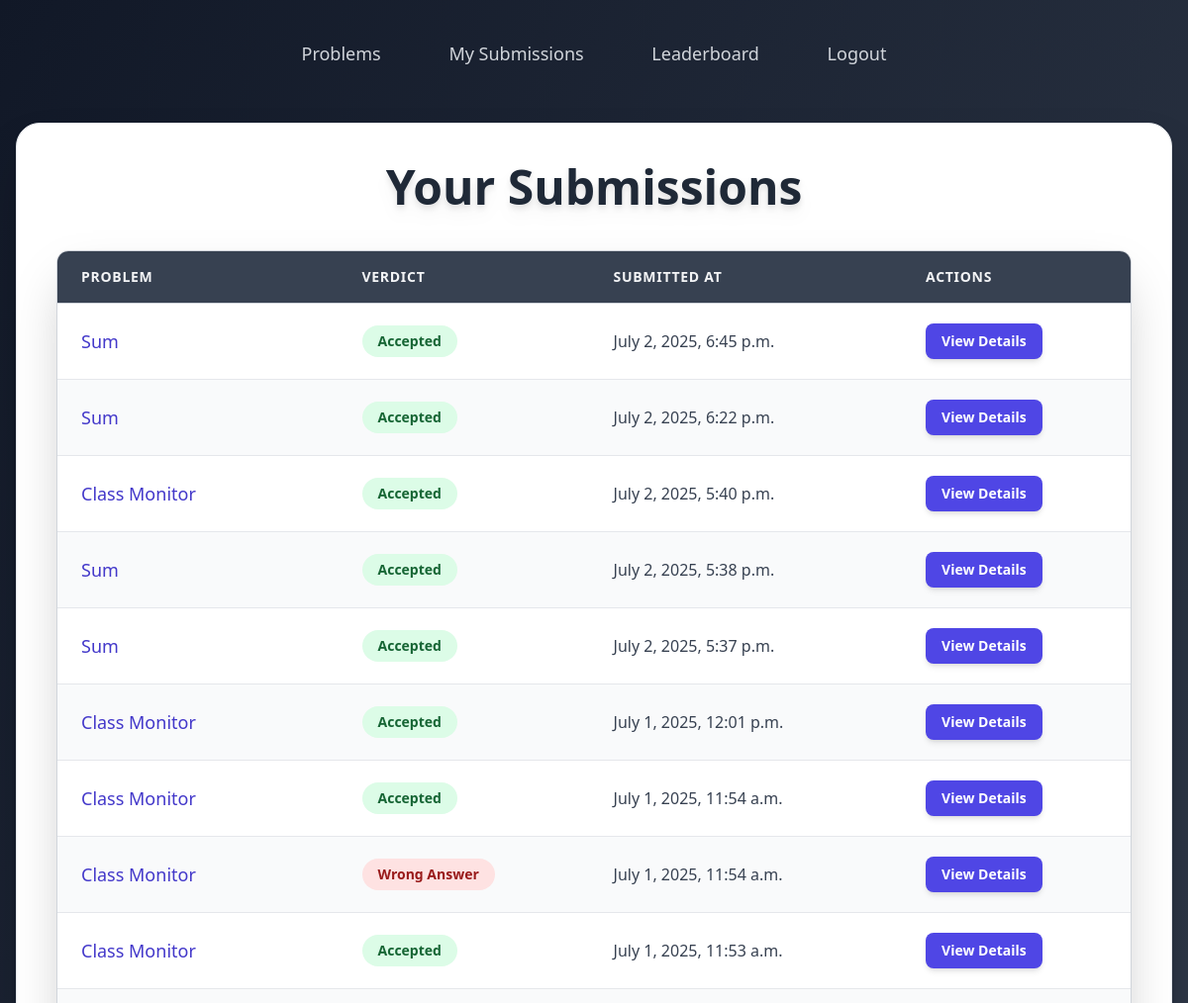
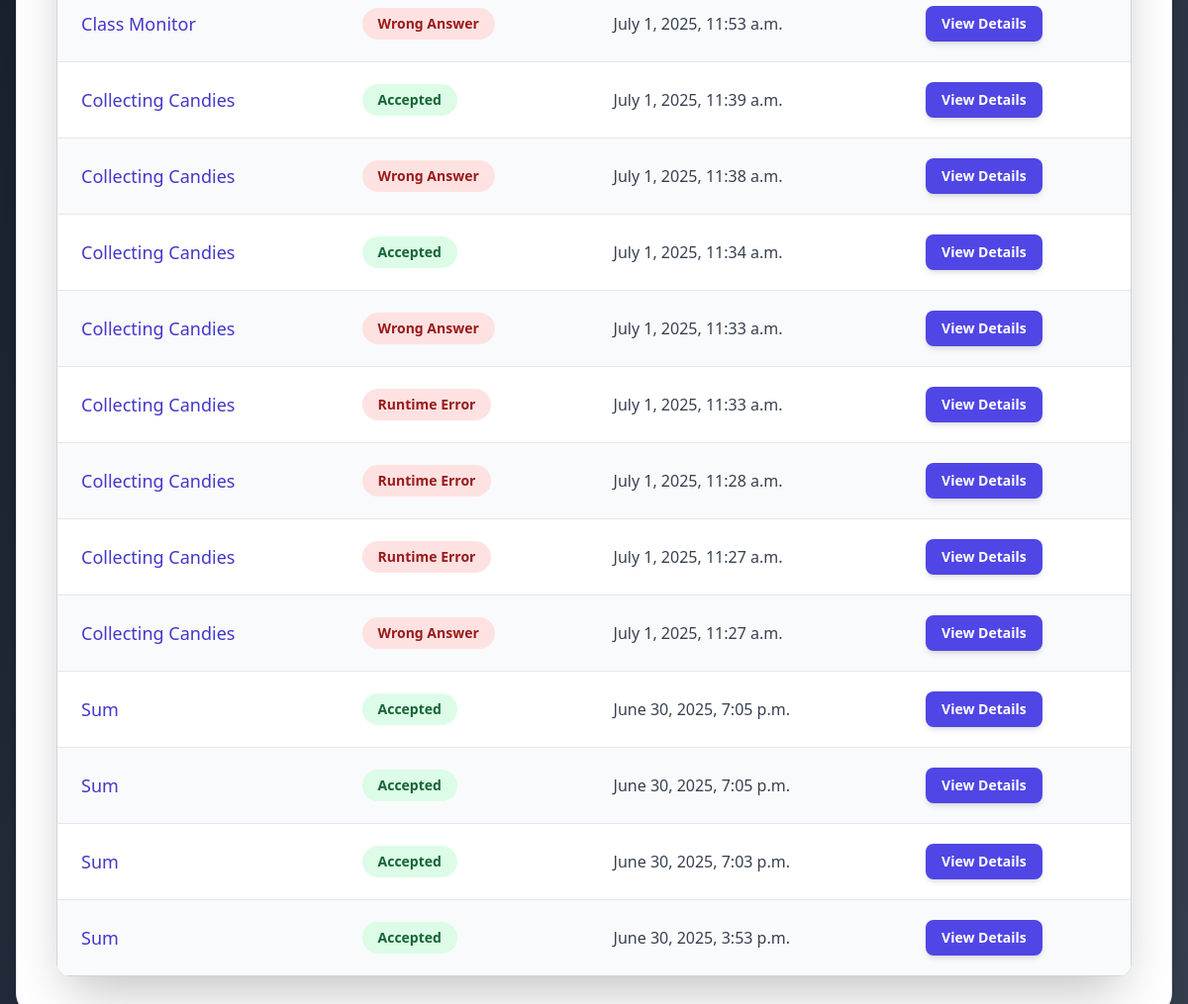
Page /submissions/history/ (signed in) on the earlier database version (2 pictures, top to bottom).
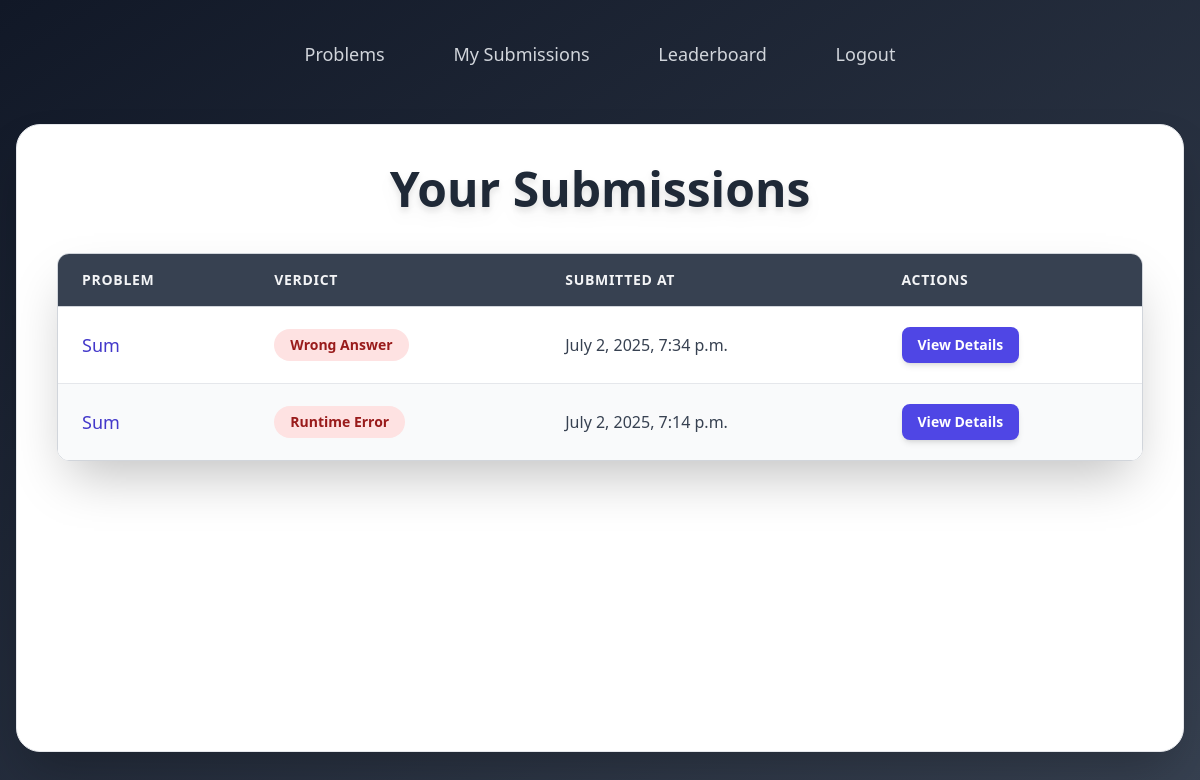
Same page on the later database version.
### submissions/models.py (models this page shows, shortened)
class Submission(models.Model):
    STATUS_CHOICES = [
        ('Accepted', 'Accepted'),
        ('Wrong Answer', 'Wrong Answer'),
        ('Time Limit Exceeded', 'Time Limit Exceeded'),
        ('Runtime Error', 'Runtime Error'),
    ]
    user = models.ForeignKey(User, on_delete=models.CASCADE)
    problem = models.ForeignKey(Problem, on_delete=models.CASCADE)
    code = models.TextField()
    language = models.CharField(max_length=20, default='python')
    created_at = models.DateTimeField(auto_now_add=True)
    verdict = models.CharField(max_length=20, choices=STATUS_CHOICES)
    output = models.TextField()
    error = models.TextField()

### problems/models.py (models this page shows, shortened)
class Problem(models.Model):
    DIFFICULTY_CHOICES = [
        ('Easy', 'Easy'),
        ('Medium', 'Medium'),
        ('Hard', 'Hard'),
    ]
    title = models.CharField(max_length=200)
    description = models.TextField()
    input_description = models.TextField()
    output_description = models.TextField()
    constraints = models.TextField()
    sample_input = models.TextField()
    sample_output = models.TextField()
    difficulty = models.CharField(max_length=10, choices=DIFFICULTY_CHOICES)
    tags = models.ManyToManyField(Tag, related_name='problems')
    slug = models.SlugField(unique=True)

### submissions/views.py (the view)
# urls.py: path('history/', views.submission_history, name='submission_history'),
@login_required
def submission_history(request):
    submissions = Submission.objects.filter(user=request.user).order_by('-created_at')
    return render(request, 'submissions/history.html', {'submissions': submissions})

### templates/submissions/history.html (shortened to what this page needs)
<!DOCTYPE html>
<html lang="en">
<head>
    <script src="https://cdn.tailwindcss.com"></script>
</head>
<body class="bg-gradient-to-br from-gray-900 to-gray-700 min-h-screen font-sans text-gray-100 flex flex-col p-4">
    <header class="w-full flex justify-center py-6 mb-8 px-4">
        <nav class="space-x-8 text-lg font-medium">
            <a href="/" class="text-gray-300 hover:text-white transition duration-200 ease-in-out px-4 py-2 rounded-lg">Problems</a>
            <a href="/submissions/history/" class="text-gray-300 hover:text-white transition duration-200 ease-in-out px-4 py-2 rounded-lg">My Submissions</a>
            <a href="/submissions/leaderboard/" class="text-gray-300 hover:text-white transition duration-200 ease-in-out px-4 py-2 rounded-lg">Leaderboard</a>
            {% if user.is_authenticated %}
                <a href="/accounts/logout/" class="text-gray-300 hover:text-white transition duration-200 ease-in-out px-4 py-2 rounded-lg">Logout</a>
            {% else %}
                <a href="/accounts/login/" class="text-gray-300 hover:text-white transition duration-200 ease-in-out px-4 py-2 rounded-lg">Login</a>
            {% endif %}
        </nav>
    </header>
    <div class="bg-white p-10 rounded-3xl shadow-2xl w-full mx-auto max-w-7xl flex-grow border border-gray-200 mb-8">
        <h2 class="text-5xl font-extrabold text-center text-gray-800 mb-10 drop-shadow-lg">Your Submissions</h2>
        <div class="overflow-x-auto shadow-2xl rounded-xl border border-gray-300">
            <table class="min-w-full divide-y divide-gray-300">
                <thead class="bg-gray-700">
                    <tr>
                        <th scope="col" class="px-6 py-4 text-left text-sm font-semibold text-gray-100 uppercase tracking-wider">
                            Problem
                        </th>
                        <th scope="col" class="px-6 py-4 text-left text-sm font-semibold text-gray-100 uppercase tracking-wider">
                            Verdict
                        </th>
                        <th scope="col" class="px-6 py-4 text-left text-sm font-semibold text-gray-100 uppercase tracking-wider">
                            Submitted At
                        </th>
                        <th scope="col" class="px-6 py-4 text-left text-sm font-semibold text-gray-100 uppercase tracking-wider">
                            Actions
                        </th>
                    </tr>
                </thead>
                <tbody class="bg-white divide-y divide-gray-200">
                    {% for submission in submissions %}
                    <tr class="{% cycle 'bg-white' 'bg-gray-50' %} hover:bg-gray-100 transition duration-150 ease-in-out">
                        <td class="px-6 py-5 whitespace-nowrap text-lg font-medium text-indigo-700">
                            <a href="{% url 'problem_detail' submission.problem.slug %}" class="hover:underline">
                                {{ submission.problem.title }}
                            </a>
                        </td>
                        <td class="px-6 py-5 whitespace-nowrap">
                            <span class="inline-flex items-center px-4 py-1.5 rounded-full text-sm font-semibold
                                {% if submission.verdict == 'Accepted' %}
                                    bg-green-100 text-green-800
                                {% elif submission.verdict == 'Wrong Answer' or submission.verdict == 'Runtime Error' or submission.verdict == 'Time Limit Exceeded' or submission.verdict == 'Memory Limit Exceeded' %}
                                    bg-red-100 text-red-800
                                {% else %}
                                    bg-yellow-100 text-yellow-800
                                {% endif %}">
                                {{ submission.verdict }}
                            </span>
                        </td>
                        <td class="px-6 py-5 whitespace-nowrap text-base text-gray-700">
                            {{ submission.created_at }}
                        </td>
                        <td class="px-6 py-5 whitespace-nowrap text-sm text-gray-700">
                            <button
                                onclick="showSubmissionDetails(
                                    `{{ submission.code|escapejs }}`,
                                    `{{ submission.output|default:''|escapejs }}`,
                                    `{{ submission.error|default:''|escapejs }}`
                                )"
                                class="px-4 py-2 bg-indigo-600 text-white font-semibold rounded-lg shadow-md hover:bg-indigo-700 focus:outline-none focus:ring-2 focus:ring-indigo-500 focus:ring-offset-2 transition-all duration-200 transform hover:scale-105 active:scale-95"
                            >
                                View Details
                            </button>
                        </td>
                    </tr>
                    {% endfor %}
                </tbody>
            </table>
        </div>
    </div>
</body>
</html>

Differences in the rows shown:
removed Submission: problem "Sum", verdict "Accepted", created_at "July 2, 2025, 6:45 p.m."
removed Submission: problem "Sum", verdict "Accepted", created_at "July 2, 2025, 6:22 p.m."
removed Submission: problem "Class Monitor", verdict "Accepted", created_at "July 2, 2025, 5:40 p.m."
removed Submission: problem "Sum", verdict "Accepted", created_at "July 2, 2025, 5:38 p.m."
removed Submission: problem "Sum", verdict "Accepted", created_at "July 2, 2025, 5:37 p.m."
removed Submission: problem "Class Monitor", verdict "Accepted", created_at "July 1, 2025, 12:01 p.m."
removed Submission: problem "Class Monitor", verdict "Accepted", created_at "July 1, 2025, 11:54 a.m."
removed Submission: problem "Class Monitor", verdict "Wrong Answer", created_at "July 1, 2025, 11:54 a.m."
removed Submission: problem "Class Monitor", verdict "Accepted", created_at "July 1, 2025, 11:53 a.m."
removed Submission: problem "Class Monitor", verdict "Wrong Answer", created_at "July 1, 2025, 11:53 a.m."
removed Submission: problem "Collecting Candies", verdict "Accepted", created_at "July 1, 2025, 11:39 a.m."
removed Submission: problem "Collecting Candies", verdict "Wrong Answer", created_at "July 1, 2025, 11:38 a.m."
removed Submission: problem "Collecting Candies", verdict "Accepted", created_at "July 1, 2025, 11:34 a.m."
removed Submission: problem "Collecting Candies", verdict "Wrong Answer", created_at "July 1, 2025, 11:33 a.m."
removed Submission: problem "Collecting Candies", verdict "Runtime Error", created_at "July 1, 2025, 11:33 a.m."
removed Submission: problem "Collecting Candies", verdict "Runtime Error", created_at "July 1, 2025, 11:28 a.m."
removed Submission: problem "Collecting Candies", verdict "Runtime Error", created_at "July 1, 2025, 11:27 a.m."
removed Submission: problem "Collecting Candies", verdict "Wrong Answer", created_at "July 1, 2025, 11:27 a.m."
removed Submission: problem "Sum", verdict "Accepted", created_at "June 30, 2025, 7:05 p.m."
removed Submission: problem "Sum", verdict "Accepted", created_at "June 30, 2025, 7:05 p.m."
removed Submission: problem "Sum", verdict "Accepted", created_at "June 30, 2025, 7:03 p.m."
removed Submission: problem "Sum", verdict "Accepted", created_at "June 30, 2025, 3:53 p.m."
added Submission: problem "Sum", verdict "Wrong Answer", created_at "July 2, 2025, 7:34 p.m."
added Submission: problem "Sum", verdict "Runtime Error", created_at "July 2, 2025, 7:14 p.m."
